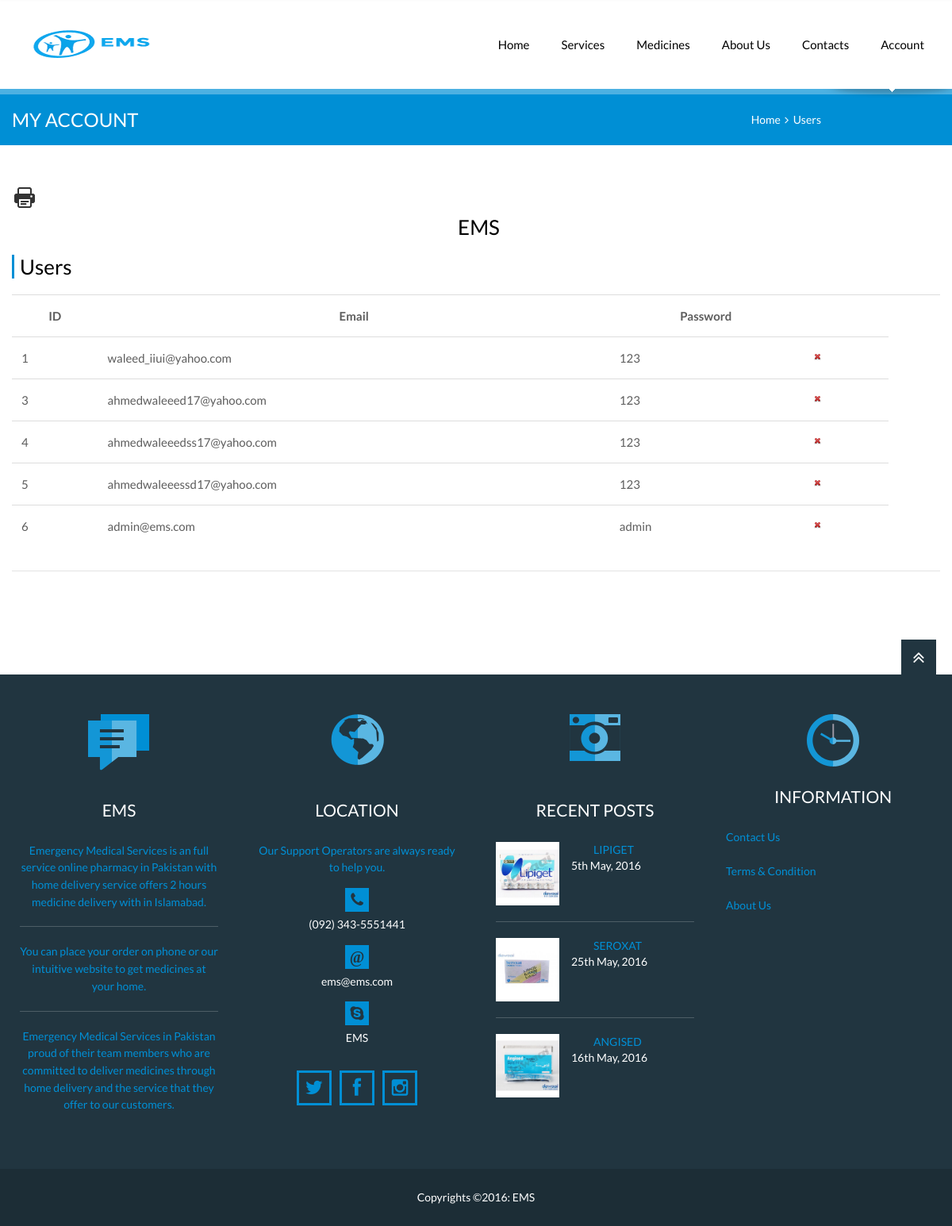
The app's page /users_view.php with its own data.
### tables this page shows
CREATE TABLE IF NOT EXISTS `users` (
  `u_id` int(11) NOT NULL,
  `firstname` text NOT NULL,
  `lastname` text NOT NULL,
  `email` text NOT NULL,
  `password` text NOT NULL,
  `status` int(11) NOT NULL
);

CREATE TABLE IF NOT EXISTS `medicine` (
  `m_id` int(11) NOT NULL,
  `name` text NOT NULL,
  `c_id` int(11) NOT NULL,
  `issue_date` date NOT NULL,
  `exp_date` date NOT NULL,
  `type` int(11) NOT NULL,
  `mg` text NOT NULL,
  `descr` text NOT NULL,
  `price` text NOT NULL,
  `image` text NOT NULL,
  `datetime` datetime NOT NULL,
  `status` int(11) NOT NULL,
  `formula` text NOT NULL
);

### users_view.php (the view, shortened to what this page needs)
<?php include_once('conn/db.php');
include_once("functions.php");
?>
<!DOCTYPE html>
<html>
<head>
		<?php include('scripts.php'); ?>
	</head>
	<body>
		<div class="page">
		<?php include('header.php'); ?>
			<section class="page-title">
				<div class="grid-row clearfix">
					<h1>My Account</h1>
					<nav class="bread-crumbs">
						<a href="index.php">Home</a>&nbsp;&nbsp;<i class="fa fa-angle-right"></i>&nbsp;
						<a href="#">Users</a>
					</nav>
				</div>
			</section>
			<main class="page-content vc_responsive">
				<div class="grid-row">
						<div class="widget pricing-table wpb_content_element">
						<button onclick="window.print();" id="bprint"> <img src="img/print.png" alt="Print" /> </button>
							<div class="widget-title" style="text-align: center;border-left-style: none;">EMS</div>
							<div class="widget-title">Users</div>
								<table>
								<tr>
								<th>ID</th>
								<th>Email</th>
								<th>Password</th>
								<th></th>
								<th></th>
								</tr>
								<?php
								$qryu = "SELECT * from users where status=0";
								$resultu = mysql_query($qryu, $dbconfig) or die(mysql_error());
								while($rows = mysql_fetch_assoc($resultu))
								{
								$u_id = $rows["u_id"];
								$email = $rows["email"];
								$password = $rows["password"];
								 ?>
								<tr>
								<td><?php echo $u_id; ?></td>
								<td><?php echo $email; ?></td>
								<td><?php echo $password; ?></td>
								<td><a href="del_users.php?u_id=<?php echo $u_id; ?>" ONCLICK="return_confirm('Are you sure you want to delete?');"><img src="img/delete.png" /></a></td>
								</tr>
								<?php } ?>
								</table>
						</div>
						<div class="grid-row-sep"></div>
				</div>
			</main>
			<?php include('footer.php'); ?>
		</div>
	</body>
</html>

### footer.php (shortened to what this page needs)
	<footer class="page-footer">
		<a href="#" id="top-link" class="top-link"><i class="fa fa-angle-double-up"></i></a>
		<div class="grid-row">
			<div class="grid-col grid-col-3">
				<section class="widget-alt last-news">
					<div class="widget-icon"></div>
					<div class="widget-title">EMS</div>
					<ul>
						<li>Emergency Medical Services is an full service online pharmacy in Pakistan with home delivery service offers 2 hours medicine delivery with in Islamabad. </li>
						<li>You can place your order on phone or our intuitive website to get medicines at your home.</li>
						<li>Emergency Medical Services in Pakistan proud of their team members who are committed to deliver medicines through home delivery and the service that they offer to our customers.</li>
					</ul>
				</section>
			</div>
			<div class="grid-col grid-col-3">
				<section class="widget-alt location">
					<div class="widget-icon"></div>
					<div class="widget-title">Location</div>
					<address>Our Support Operators are always ready to help you.</address>
					<ul>
						<li><i class="fa fa-phone"></i>(092) 343-5551441</li>
						<li><i class="fa fa-at">@</i>ems@ems.com</li>
						<li><i class="fa fa-skype"></i>EMS</li>
					</ul>
					<nav>
						<a href="#" class="fa fa-twitter"></a>
						<a href="#" class="fa fa-facebook"></a>
						<a href="#" class="fa fa-instagram"></a>
					</nav>
				</section>
			</div>
			<div class="grid-col grid-col-3">
				<section class="widget-alt recent-posts">
					<div class="widget-icon"></div>
					<div class="widget-title">Recent Posts</div>
					<ul>
					<?php
					$qry = "SELECT * FROM medicine order by m_id desc Limit 3";
$results = mysql_query($qry);
while($rows = mysql_fetch_assoc($results))
{
	$m_id = $rows["m_id"];
	$name = $rows["name"];
	$image = $rows["image"];
	$date = $rows["datetime"];
		?>
						<li>
							<a href="medicine_detail.php?m_id=<?php echo $m_id; ?>"><img src="<?php if($image=="uploaded_files/"){ echo "img/medicine-icon.jpg"; } else { echo $image; } ?>" width="80" height="80" alt=""></a>
							<p><a href="medicine_detail.php?m_id=<?php echo $m_id; ?>"><?php echo $name; ?></a><br><?php echo date("jS F, Y", strtotime("$date")); ?></p>
						</li>
<?php } ?>
					</ul>
				</section>
			</div>
			<div class="grid-col grid-col-3">
				<section class="widget-alt work-time">
					<div class="widget-icon"></div>
					<div class="widget-title">Information</div>
					<ul>
					<li><a href="contacts.php">Contact Us</a></li>
					<li><a href="#">&nbsp;</a></li>
					<li><a href="#">Terms & Condition</a></li>
					<li><a href="#">&nbsp;</a></li>
					<li><a href="about-us.php">About Us</a></li>
					<li><a href="#">&nbsp;</a></li>
					</ul>
				</section>
			</div>
		</div>
	</footer>
	<div class="copyrights">Copyrights ©2016: EMS </div>

### css/color-blue.css (style rules this page uses)
a { color: #008fd5; }
.page-title { border-top-color: #4db1e2; background-color: #008fd5; }
.widget-title { border-left-color: #008fd5; }
.page-footer { color: #008fd5; }
.last-news .widget-icon { background-image: url(../img/blue/last-news.png); }
.location li i { background: #008fd5; }
.location nav a { border: 3px solid #008fd5; color: #008fd5; }
.location .widget-icon { background-image: url(../img/blue/location.png); }
.recent-posts .widget-icon { background-image: url(../img/blue/recent-posts.png); }
.work-time .widget-icon { background-image: url(../img/blue/work-time.png); }

### users_view.php (style rules this page uses)
table { width: 100%; max-width: 100%; margin-bottom: 20px; }
td { padding: 12px; line-height: 28px; vertical-align: top; border-top: 1px solid #ddd; font-size: 15px; color: #5d5d5d; }
th { padding: 12px; line-height: 28px; vertical-align: top; border-top: 1px solid #ddd; font-size: 15px; font-weight: bold; color: #5d5d5d; }

### records on screen
users: u_id "1", email "waleed_iiui@yahoo.com", password "123"
users: u_id "3", email "ahmedwaleeed17@yahoo.com", password "123"
users: u_id "4", email "ahmedwaleeedss17@yahoo.com", password "123"
users: u_id "5", email "ahmedwaleeessd17@yahoo.com", password "123"
users: u_id "6", email "admin@ems.com", password "admin"
medicine: image (picture), name "LIPIGET", datetime "5th May, 2016"
medicine: image (picture), name "SEROXAT", datetime "25th May, 2016"
medicine: image (picture), name "ANGISED", datetime "16th May, 2016"
